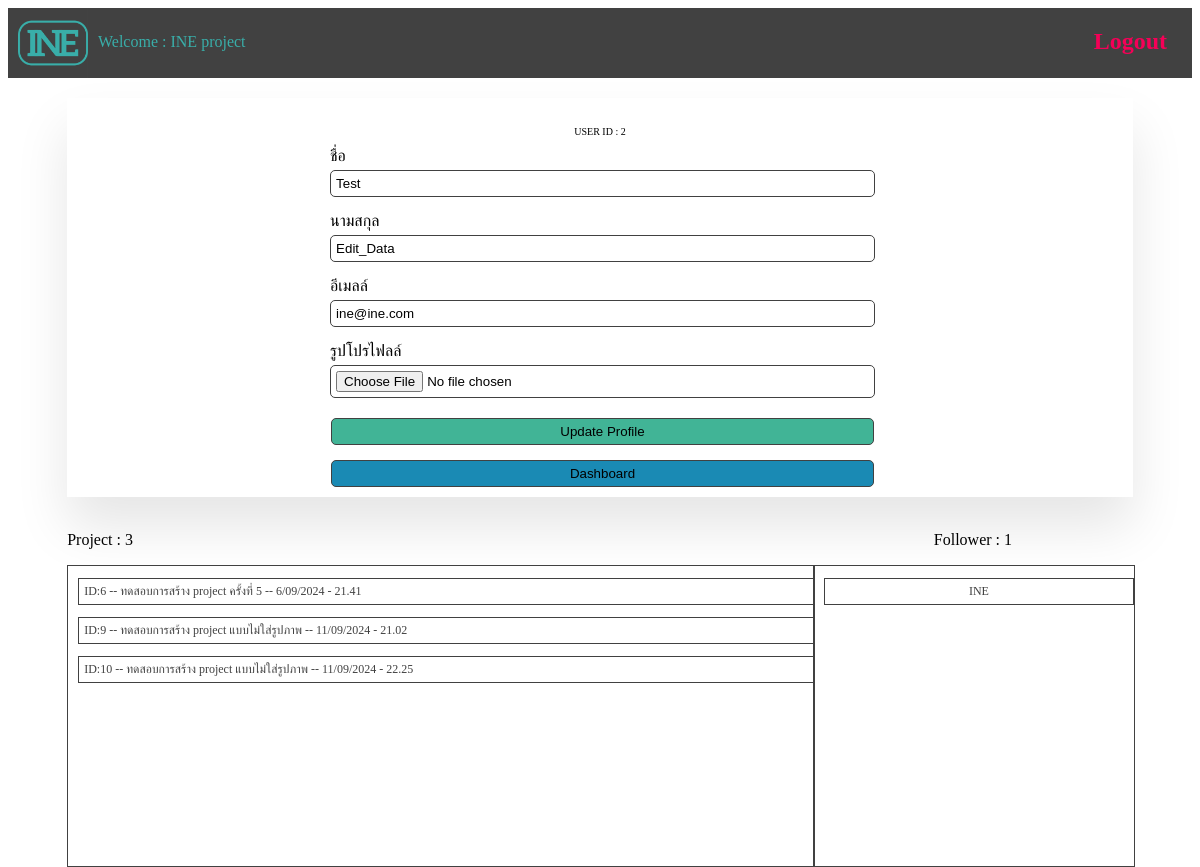
The app's page /dashboard/INE project/profile/ (signed in), older data.
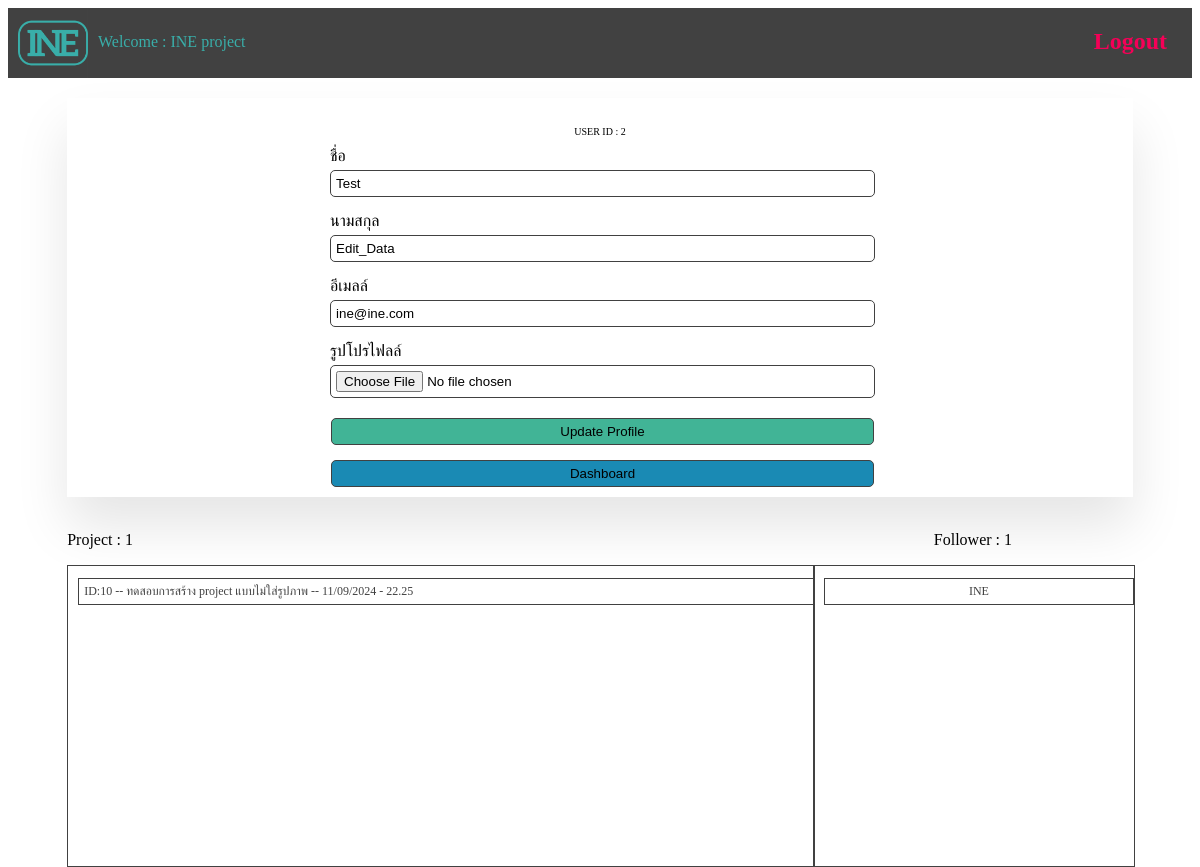
The same page, newer data.
### INEapp/models.py (models this page shows, shortened)
class Idea(models.Model):
    key_user = models.ForeignKey(User,on_delete=models.CASCADE,null=False,blank=False)
    idea_name = models.CharField(max_length=100,null=False,blank=False)
    idea_description = models.TextField(null=True,blank=True)
    idea_image = models.ImageField(upload_to='media/idea',null=True,blank=True)
    idea_datetime = models.DateTimeField(auto_now_add=True)
    idea_complete = models.DateTimeField(null=True,blank=True)
    idea_status = models.BooleanField(default=False)
    idea_start = models.BooleanField(default=False)
    idea_good = models.ManyToManyField(User,related_name='good',blank=True)

### INEapp/views.py (the view)
# urls.py: path('dashboard/<str:name>/profile/',profile,name='profile'),
@login_required(login_url='/')
def profile(request,name):
    if request.method == 'POST':
        if request.POST.get('btn-update') is not None: #start
            if request.FILES.get('image_profile') is not None:
                edit_image = DataUser.objects.get(data_user_id = request.user.id)
                edit_image.image_profile.delete()
                edit_image.image_profile = request.FILES['image_profile']
                edit_image.save() ; del edit_image
            else:pass
            edit_data = User.objects.get(id=request.user.id)
            edit_data.first_name = request.POST['first_name']
            edit_data.last_name = request.POST['last_name']
            edit_data.email = request.POST['email']
            edit_data.save() ; del edit_data
            return redirect(reverse('profile',kwargs={'name':name}))
        if request.POST.get('btn-back-to-dashboard') is not None: # beck
            return redirect(reverse('dashboard',kwargs={'name':name}))
    else:
        user = User.objects.get(username=request.user)
        data_image = DataUser.objects.get(data_user_id = request.user.id)
        data_user = FormEditUser(instance=user)
        form_image = FormEditDatauser()
        view_idea = Idea.objects.filter(key_user_id=request.user.id)
        context = {'name':name,'data':data_user,'form_img':form_image,'img':data_image,'idea':view_idea}
        del user,data_image,data_user,form_image,view_idea
        return render(request,'profile.html',context)

### INEapp/form.py
class FormEditUser(ModelForm):
    class Meta:
        model = User
        fields = ['first_name','last_name','email']
        widgets = {
            'email':forms.EmailInput(attrs={
                'readonly':'true'
            })
        }

class FormEditDatauser(ModelForm):
    class Meta:
        model = DataUser
        fields = ['image_profile']

### INEapp/models.py (called while the page is built)
    def count_follow(self):
        return self.following.count()

### template/profile.html (shortened to what this page needs)
{% load static %}
<!DOCTYPE html>
<html lang="en">
<head>
    <link rel="stylesheet" href="{% static 'style/main.css' %}">
    <link rel="stylesheet" href="{% static 'style/profile.css' %}">
</head>
<body>
    <div class="menubar">
        <img src="{% static 'image/INE.png' %}" alt="logo" class="image_logo"><p class="text_logo">Welcome : {{ name }}</p>
        <a href="/logout/"><h2 class="logout_button">Logout</h2></a>
    </div>
    <div id="div-profile">
        <div id="div-columns">
            <br><p style="font-size: 10px;">USER ID : {{ user.id }}</p>
            <form action="" method="POST" enctype="multipart/form-data">
                <label for="">ชื่อ</label><br>{{ data.first_name }}<br>
                <label for="">นามสกุล</label><br>{{ data.last_name }}<br>
                <label for="">อีเมลล์</label><br>{{ data.email }}<br>
                <label for="">รูปโปรไฟลล์</label><br>{{ form_img.image_profile }}<br>
                <input type="submit" value="Update Profile" name="btn-update" id="btn_update">
                <input type="submit" value="Dashboard" name="btn-back-to-dashboard" id="btn_back">
            </form>
        </div>
        <br>
        <div id="div-columns">
            <div class="div_view_project">
                <p>Project : {{idea.count}}</p>
                <div id="scroll">
                    {% for ideas in idea %}
                    <ul id="list_idea">
                        <a href="{% url 'idea' name ideas.id %}"><li>
                            ID:{{ideas.id}} -- {{ideas.idea_name}} -- {{ideas.idea_datetime|date:'j/m/Y - G.i'}}
                        </li></a>
                    </ul>
                {% endfor %}
                </div>
            </div>
            <div class="div_view_follow">
                <p>Follower : {{img.count_follow}}</p>
                <div id="scroll">
                    {% for friend in img.following.all %}
                        <ul id="list_idea">
                            <a href="{% url 'following' friend.id %}"><li>{{friend.username}}</li></a>
                        </ul>
                    {% endfor %}
                </div>
            </div>
        </div>
    </div>
</body>
</html>

Row changes from the older to the newer data that the page shows:
removed Idea: id "6", idea_name "ทดสอบการสร้าง project ครั้งที่ 5", idea_datetime "6/09/2024 - 21.41"
removed Idea: id "9", idea_name "ทดสอบการสร้าง project แบบไม่ใส่รูปภาพ", idea_datetime "11/09/2024 - 21.02"
Text that changed along with them:
{{ idea.count }}: "3" → "1"
